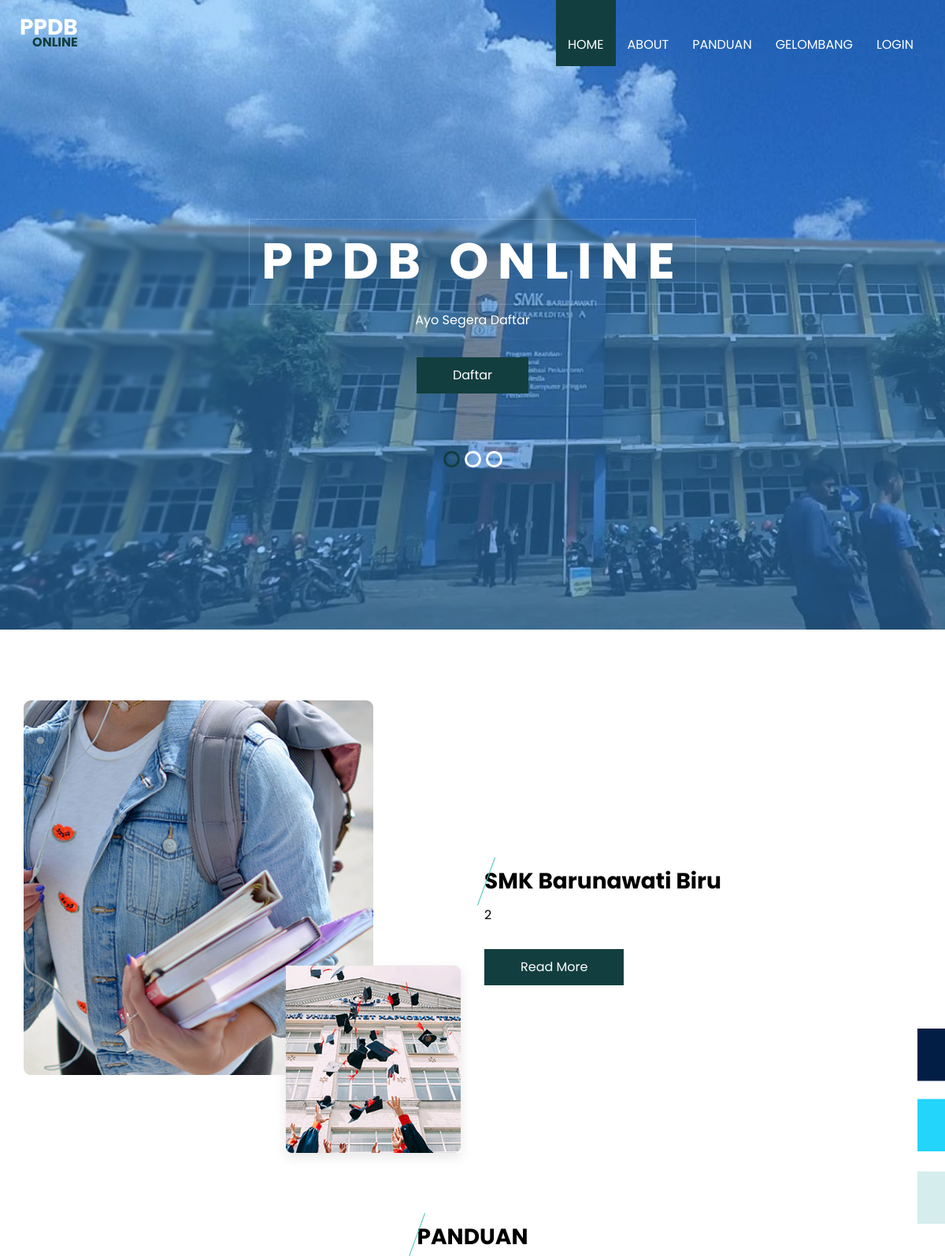
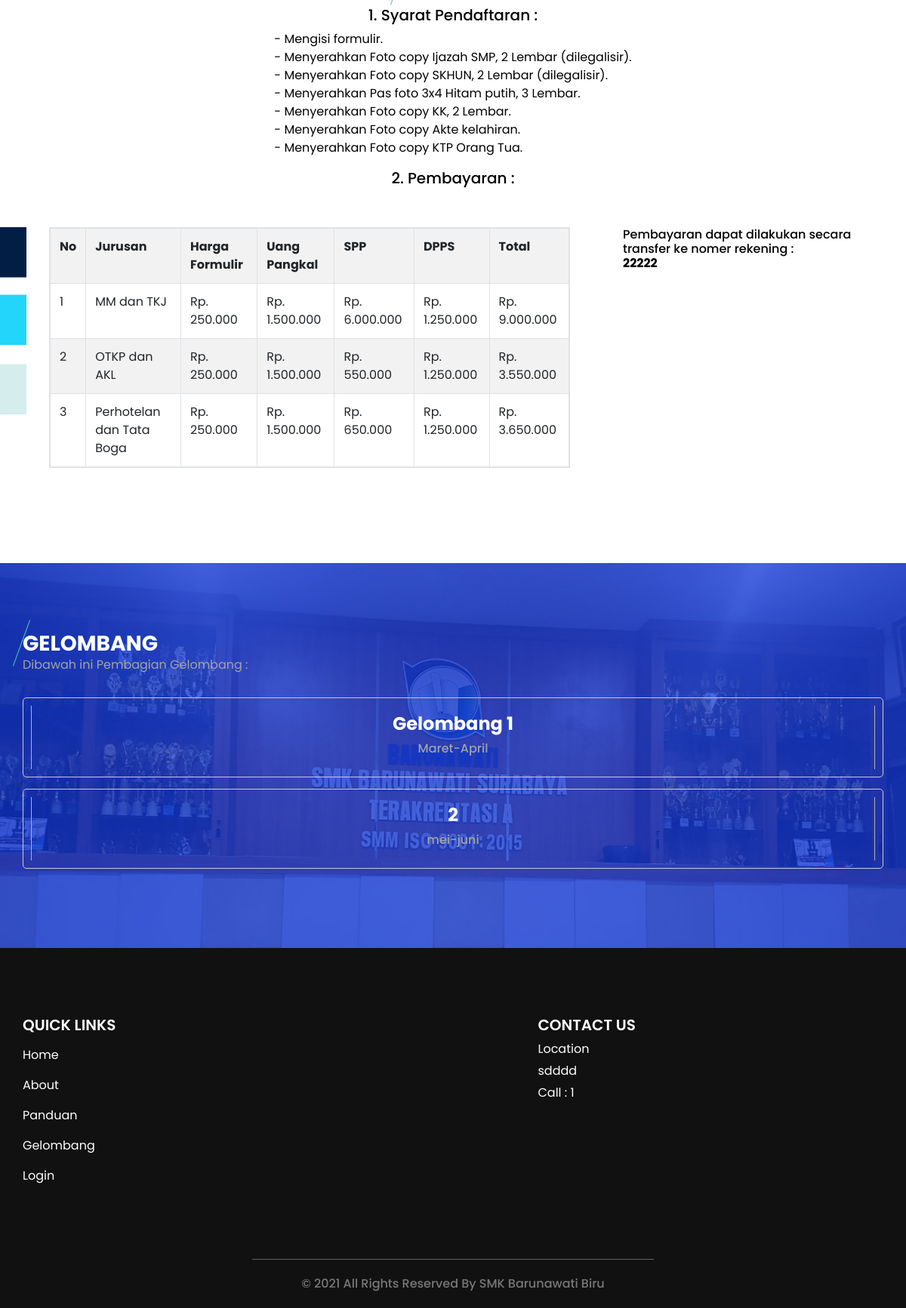
The page / on the database its author committed (2 pictures, top to bottom).
### tables this page shows
CREATE TABLE `info_sekolah` (
  `id_sekolah` int(11) NOT NULL,
  `Nama_sekolah` varchar(30) NOT NULL,
  `alamat` varchar(50) NOT NULL,
  `no_telp` int(11) NOT NULL,
  `email` varchar(25) NOT NULL,
  `no_rek` varchar(40) NOT NULL,
  `motto` varchar(100) NOT NULL,
  `logo` varchar(30) NOT NULL
);

CREATE TABLE `info_pembayaran` (
  `id` int(11) NOT NULL,
  `jurusan` varchar(200) NOT NULL,
  `harga_formulir` varchar(200) NOT NULL,
  `uang_pangkal` varchar(200) NOT NULL,
  `spp` varchar(200) NOT NULL,
  `dpps` varchar(200) NOT NULL
);

CREATE TABLE `info_gelombang` (
  `id_gelombang` int(11) NOT NULL,
  `gelombang` varchar(100) NOT NULL,
  `dari` varchar(100) NOT NULL,
  `sampai` varchar(100) NOT NULL
);

### application/controllers/frontend.php (called while the page is built, shortened)
<?php
class frontend extends CI_Controller
{
	public function index()
	{
		$data['info_pembayaran'] = $this->ppdb_model->get_data('info_pembayaran')->result();
		$data['info_gelombang'] = $this->ppdb_model->get_data('info_gelombang')->result();
		$data['info_sekolah'] = $this->ppdb_model->get_data('info_sekolah')->result();
		$this->load->view('templates/header_frontend');
		$this->load->view('templates/navbar_frontend');
		$this->load->view('frontend/index' ,$data);
		$this->load->view('templates/footer_frontend');
	}
}

### index.php (called while the page is built, shortened)
<?php
require_once BASEPATH.'core/CodeIgniter.php';

### application/models/ppdb_model.php (called while the page is built, shortened)
<?php
class Ppdb_model extends CI_Model
{
	public function get_data($table)
	{
		return $this->db->get($table);
	}
}

### application/views/frontend/index.php (the view, shortened to what this page needs)
<section class="about_section layout_padding">
  <div class="side_img">
    <img src="<?php echo base_url('assets/assets_frontend') ?>/images/side-img.png" alt="" />
  </div>
  <div id="about" class="container">
    <div class="row">
      <div class="col-md-6">
        <div class="img_container">
          <div class="img-box b1">
            <img src="<?php echo base_url('assets/assets_frontend') ?>/images/a-1.jpg" alt="" />
          </div>
          <div class="img-box b2">
            <img src="<?php echo base_url('assets/assets_frontend') ?>/images/a-2.jpg" alt="" />
          </div>
        </div>
      </div>
      <?php foreach ($info_sekolah as $sk) : ?>
      <div class="col-md-6">
        <div class="detail-box">
          <div class="heading_container">
            <h3>
              <?php echo $sk->Nama_sekolah; ?>
            </h3>
            <p>
              <?php echo $sk->motto; ?>
            </p>
            <a href="https://smk.ybbs-surabaya.id/">
              Read More
            </a>
          </div>
        </div>
      </div>
    <?php endforeach; ?>
    </div>
  </div>
</section>
<section class="course_section layout_padding-bottom">
  <div class="side_img">
    <img src="<?php echo base_url('assets/assets_frontend') ?>/images/side-img.png" alt="" />
  </div>
  <div id="course" class="container">
    <div class="heading_container">
      <h3>
        PANDUAN
      </h3>
      <h5>
        1. Syarat Pendaftaran :
      </h5>
      <p>
        - Mengisi formulir. <br>
        - Menyerahkan Foto copy Ijazah SMP, 2 Lembar (dilegalisir). <br>
        - Menyerahkan Foto copy SKHUN, 2 Lembar (dilegalisir). <br>
        - Menyerahkan Pas foto 3x4 Hitam putih, 3 Lembar. <br>
        - Menyerahkan Foto copy KK, 2 Lembar. <br>
        - Menyerahkan Foto copy Akte kelahiran. <br>
        - Menyerahkan Foto copy KTP Orang Tua.
      </p>
      <h5>
        2. Pembayaran :
      </h5>
    </div>
    <div class="course_container">
      <div class="course_content">
        <div class="col-md-8">
            <div class="card-body">
              <table class="table table-striped table-responsive table-bordered ">
              <tr>
                <th>No</th>
                <th>Jurusan</th>
                <th>Harga Formulir</th>
                <th>Uang Pangkal</th>
                <th>SPP</th>
                <th>DPPS</th>
                <th>Total</th>
              </tr>
              <?php $no = 1;
              foreach ($info_pembayaran as $cs) : ?>
                <tr>
                  <td><?php echo $no++; ?></td>
                  <td><?php echo $cs->jurusan ?></td>
                  <td>Rp.
                    <?php ;
                    echo number_format($cs->harga_formulir,0,',','.')
                    ?>
                </td>
                <td>Rp.
                    <?php ;
                    echo number_format($cs->uang_pangkal,0,',','.')
                    ?>
                </td>
                <td>Rp.
                    <?php ;
                    echo number_format($cs->spp,0,',','.')
                    ?>
                </td>
                <td>Rp.
                    <?php ;
                    echo number_format($cs->dpps,0,',','.')
                    ?>
                </td>
                <td>
                  Rp.
                    <?php ;
                    echo number_format($cs->uang_pangkal + $cs->harga_formulir +$cs->spp + $cs->dpps,0,',','.')
                    ?>
                </td>
                </tr>
              <?php endforeach; ?>
            </table>
            </div>
        </div>
        <?php foreach($info_sekolah as $sk ): ?>
        <div class="col-md-4">
          <div class="card-body">
            <h6>
              Pembayaran dapat dilakukan secara transfer ke nomer rekening : <br>
              <b> <?php echo $sk->no_rek; ?> </b>
            </h6>
          </div>
        <?php endforeach; ?>
        </div>
      </div>
    </div>
  </div>
</section>
<section class="login_section event_section layout_padding">
  <div id="event" class="container">
    <div class="heading_container">
      <h3>
        GELOMBANG
      </h3>
      <p>
        Dibawah ini Pembagian Gelombang :
      </p>
    </div>
      <?php foreach($info_gelombang as $ig) : ?>
    <div class="event_container">
      <div class="box">
            <div class="detail-box">
            <h4>
              <?php echo $ig->gelombang; ?>
            </h4>
            <h6>
              <?php echo $ig->dari . '-'. $ig->sampai; ?>
            </h6>
          </div>
          </div>
        </div>
  <?php endforeach; ?>
  </div>
</section>
<section class="info_section layout_padding">
  <div class="container">
    <div class="row">
      <div class="col-md-3">
        <div class="info_menu">
          <h5>
            QUICK LINKS
          </h5>
          <ul class="navbar-nav  ">
            <li class="nav-item active">
              <a class="nav-link" href="index.html">Home <span class="sr-only">(current)</span></a>
            </li>
            <li class="nav-item">
              <a class="nav-link" href="#about"> About </a>
            </li>
            <li class="nav-item">
              <a class="nav-link" href="#course"> Panduan </a>
            </li>
            <li class="nav-item">
              <a class="nav-link" href="#event"> Gelombang </a>
            </li>
            <li class="nav-item">
              <a class="nav-link" href="login.html">Login</a>
            </li>
          </ul>
        </div>
      </div>
      <div class="col-md-3">
      </div>
<?php foreach($info_sekolah as $sk ): ?>
      <div class="col-md-5 offset-md-1">
        <div class="info_news">
          <h5>
            CONTACT US
          </h5>
          <div class="info_contact">
            <a href="https://goo.gl/maps/BgRkBi4hwZTVeKcA9">
              Location
            </a>
            <a>
              <?php echo $sk->email; ?>
            </a>
            <a>
              Call : <?php echo $sk->no_telp; ?>
            </a>
          </div>
        </div>
      </div>
    </div>
  </div>
</section>
<footer class="container-fluid footer_section">
  <p>
    &copy; 2021 All Rights Reserved By
    <a href="https://smk.ybbs-surabaya.id/"><?php echo $sk->Nama_sekolah; ?></a>
  </p>
</footer>
<?php endforeach; ?>
</body>
</html>

### application/views/templates/header_frontend.php (shortened to what this page needs)
<!DOCTYPE html>
<html>
<head>
    <link rel="stylesheet" type="text/css" href="<?php echo base_url('assets/assets_frontend') ?>/css/bootstrap.css" />
    <link href="<?php echo base_url('assets/assets_frontend') ?>/css/style.css" rel="stylesheet" />
    <link href="<?php echo base_url('assets/assets_frontend') ?>/css/responsive.css" rel="stylesheet" />
</head>

### application/views/templates/navbar_frontend.php (shortened to what this page needs)
<body>
    <div class="hero_area">
        <header class="header_section">
            <div class="container-fluid">
                <nav class="navbar navbar-expand-lg custom_nav-container ">
                    <a class="navbar-brand" href="index.html">
                        <h3>
                            PPDB
                        </h3>
                        <span> ONLINE</span>
                    </a>
                    <div class="collapse navbar-collapse ml-auto" id="navbarSupportedContent">
                        <ul class="navbar-nav  ml-auto">
                            <li class="nav-item active">
                                <a class="nav-link" href="index.html">Home <span class="sr-only">(current)</span></a>
                            </li>
                            <li class="nav-item">
                                <a class="nav-link" href="#about"> About </a>
                            </li>
                            <li class="nav-item">
                                <a class="nav-link" href="#course"> Panduan </a>
                            </li>
                            <li class="nav-item">
                                <a class="nav-link" href="#event"> Gelombang </a>
                            </li>
                            <li class="nav-item">
                                <a class="nav-link" href="<?php echo base_url('auth/login') ?>">Login</a>
                            </li>
                        </ul>
                    </div>
                </nav>
            </div>
        </header>
        <section class=" slider_section position-relative">
            <div id="carouselExampleIndicators" class="carousel slide" data-ride="carousel">
                <ol class="carousel-indicators">
                    <li data-target="#carouselExampleIndicators" data-slide-to="0" class="active"></li>
                    <li data-target="#carouselExampleIndicators" data-slide-to="1"></li>
                    <li data-target="#carouselExampleIndicators" data-slide-to="2"></li>
                </ol>
                <div class="carousel-inner">
                    <div class="carousel-item active">
                        <div class="container">
                            <div class="row">
                                <div class="col">
                                    <div class="detail-box">
                                        <div>
                                            <h1>
                                                PPDB ONLINE
                                            </h1>
                                            <span>Ayo Segera Daftar
                                                <br></span>
                                            <a href="<?php  echo base_url('register') ?>">
                                                Daftar
                                            </a>
                                        </div>
                                    </div>
                                </div>
                            </div>
                        </div>
                    </div>
                </div>
            </div>
        </section>
    </div>

### assets/assets_frontend/css/responsive.css (style rules this page uses)
@media (min-width: 1200px) { .container { max-width: 1170px; } }

### rows shown on the page
info_sekolah: Nama_sekolah "SMK Barunawati Biru", motto "2", no_rek "22222", email "sdddd", no_telp "1"
info_pembayaran: jurusan "MM dan TKJ", harga_formulir "250.000", uang_pangkal "1.500.000", spp "6.000.000", dpps "1.250.000", $cs->uang_pangkal + $cs->harga_formulir +$cs->spp + $cs->dpps "9.000.000"
info_pembayaran: jurusan "OTKP dan AKL", harga_formulir "250.000", uang_pangkal "1.500.000", spp "550.000", dpps "1.250.000", $cs->uang_pangkal + $cs->harga_formulir +$cs->spp + $cs->dpps "3.550.000"
info_pembayaran: jurusan "Perhotelan dan Tata Boga", harga_formulir "250.000", uang_pangkal "1.500.000", spp "650.000", dpps "1.250.000", $cs->uang_pangkal + $cs->harga_formulir +$cs->spp + $cs->dpps "3.650.000"
info_gelombang: gelombang "Gelombang 1", dari "Maret", sampai "April"
info_gelombang: gelombang "2", dari "mei", sampai "juni"
